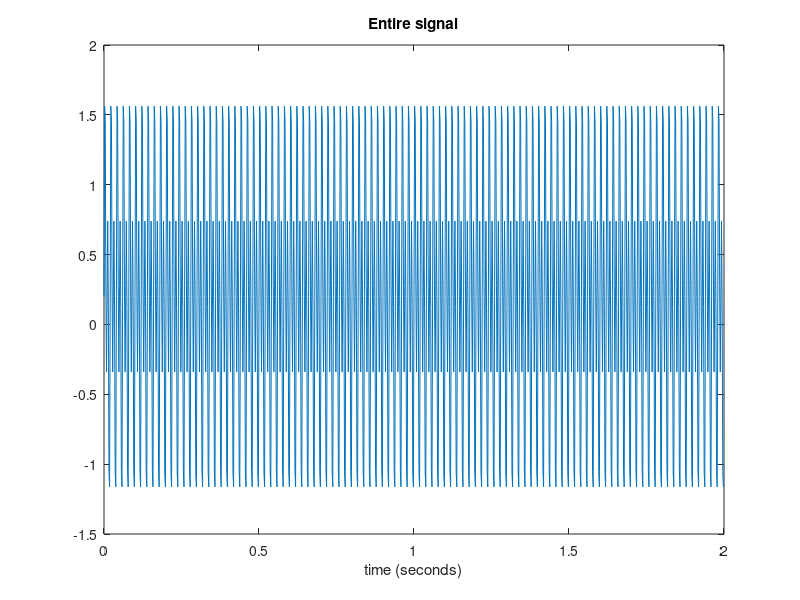
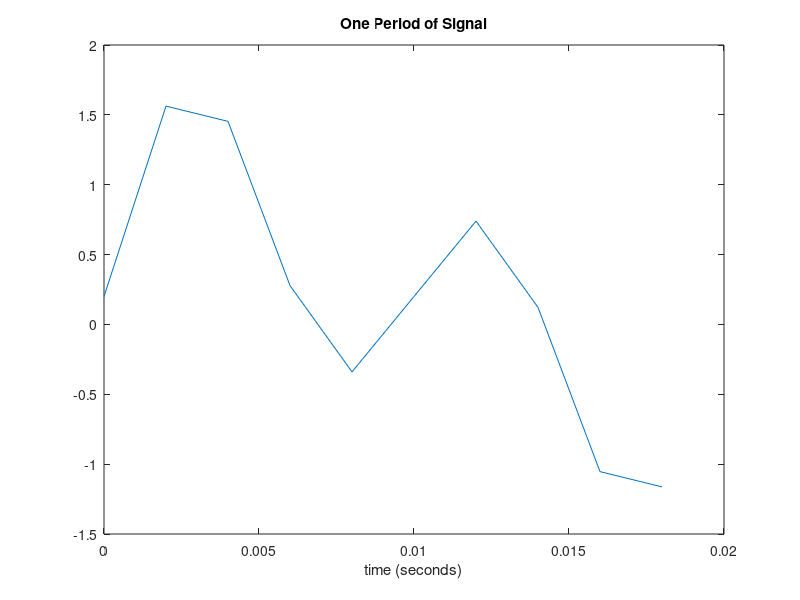
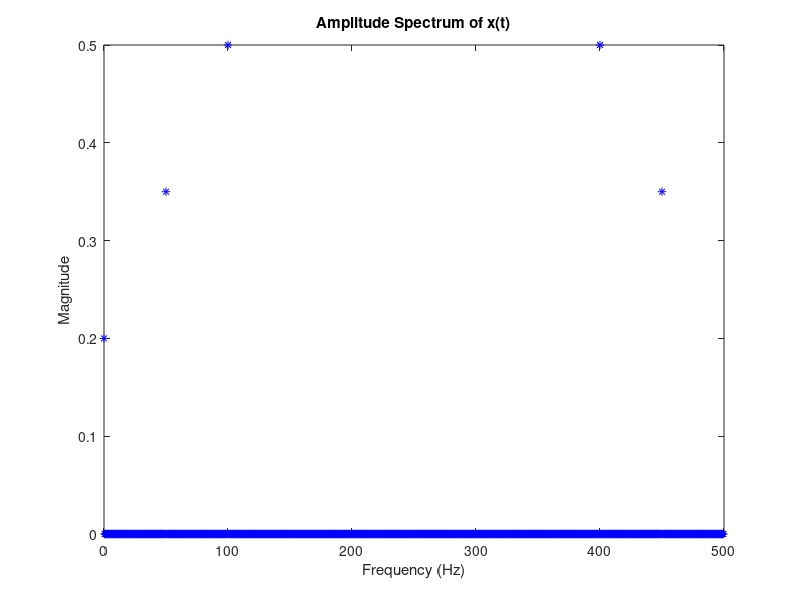
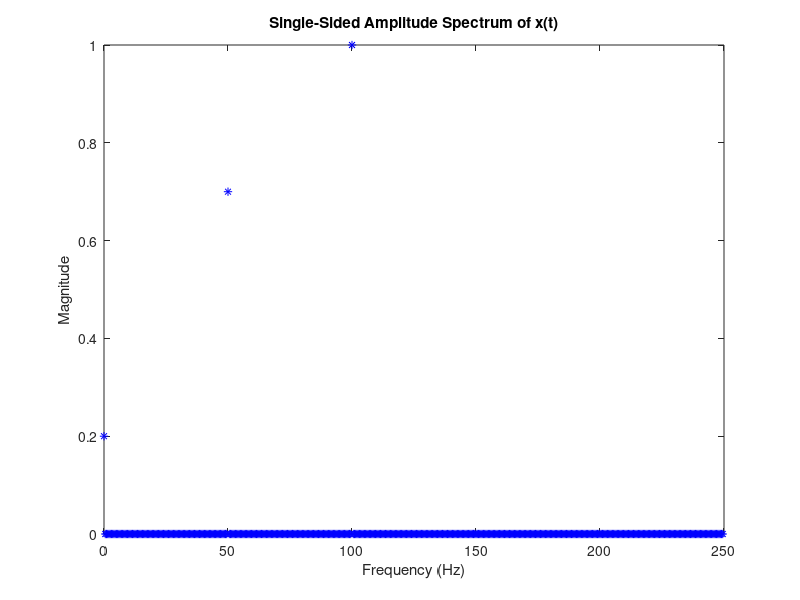

The MATLAB script that drew these images, in order:
function fftLearn_NOCHANGE()
N = 500;                      % Sampling frequency in Hz(samples per second) 
                              % This means we one sample every 1/N seconds                          

T = 1/N;                      % Sample time step (delta t) (seconds)

L = 2;                        % Length of signal (in seconds)

t = (0:T:L-T);                % Time vector (seconds)

npts = N*L;

NF = N/2;                     %The Nyquist frequency.  We are unable to detect frequencies above NF Hz in our signal.

%We consider the sum of a 50 Hz sinusoid and a 100 Hz sinusoid and a
%constant:
%(Note that sin(2*pi*50*t) has period p=1/50; that means the corresponding
%frequency is f=1/p = 50.)

x = .2+0.7*sin(2*pi*50*t) + sin(2*pi*100*t); 

%x = x + 2*randn(size(t));     % Sinusoids plus noise

figure
plot(t, x)
title('Entire signal')
xlabel('time (seconds)') 



%Note that the 50 Hz component will have period 1/50 seconds.  We have N
%samples per second.  Thus, 1/50(seconds) * N (samples/second)  will be the number
%of samples in one period of the sin(2pi50t) component.  Since the period
%of sin(2pi100t) is half of that, we have the period of the signal x is
%N/50 samples or 1/50 seconds.

figure
plot(t(1:N/50),x(1:N/50))
title('One Period of Signal')
xlabel('time (seconds)')


%Must watch out for how Matlab defines the FFT!  
X = fft(x)/npts;

%Read Remark 2.4 in your textbook.  Since our signal x is real, we have
%that X_{NFFT/2-j} = conj(X_{NFFT/2+j}).  This means the magnitudes of
%these two complex numbers are the same!  Let's look at plots to confirm.


%The frequency array is (0:npts-1)*1/L
%Why? The sampling rate is N samples per second so we are looking at the frequencies (k/L),
%since we are considering e^{(2pi i (k/L) t)/N}, t in [0, L).
figure
plot((0:npts-1)*1/(L), abs(X), 'b*')
title('Amplitude Spectrum of x(t)')
xlabel('Frequency (Hz)')
ylabel('Magnitude')


%Let's see that we may consider only half of the frequency space:
f=1/(L)*(0:npts/2-1);
sig = 2*abs(X(1:npts/2));
sig(1) = 1/2*(sig(1));  %0 frequency component should not be multiplied by 2!
% Plot single-sided amplitude spectrum.
figure
plot(f,sig, 'b*') 
title('Single-Sided Amplitude Spectrum of x(t)')
xlabel('Frequency (Hz)')
ylabel('Magnitude')

end